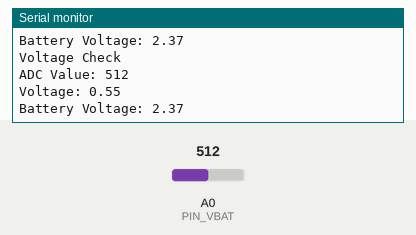
Bench run of a sketch on a simulated Arduino Uno, built with avr-gcc and run on an emulated ATmega328P. Parts: the last lines printed to the serial monitor. Inputs (shaded band) come from the test bench; at power-on: A0 (PIN_VBAT) = 512.

Above: at 2.8 s.
2.9 s: A0 (PIN_VBAT) set to 716
At 5.2 s:
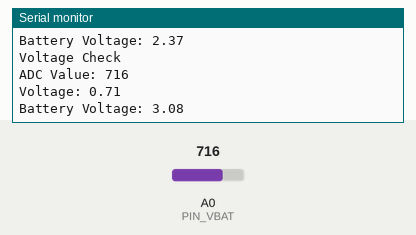
5.6 s: A0 (PIN_VBAT) set to 900
At 7.0 s:
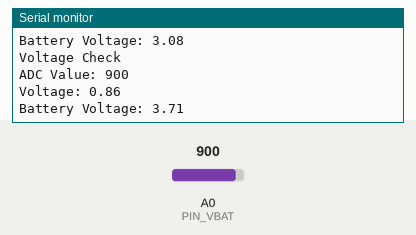
Timing chart, 0 to 8.6 s (numbered marks = the images above; inputs shaded):
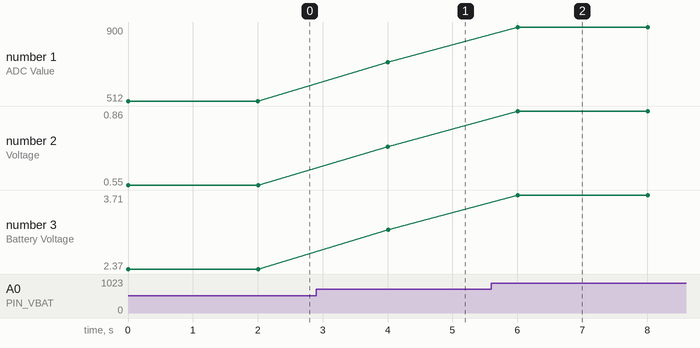

The sketch:

voltage_measurement.ino
```cpp
void check() {
    const int R1 = 120;
    const int R2 = 36;
    const int PIN_VBAT = A0;
    float volts = 0;
    int adc = analogRead(PIN_VBAT);

    if (adc > 3000) {
        volts = 0.0005 * adc + 1.0874;
    } else {
        volts = 0.0008 * adc + 0.1372;
    }

    float battery_voltage = volts * (R1 + R2) / R2;

    Serial.println("Voltage Check");
    Serial.print("ADC Value: "); Serial.println(adc);
    Serial.print("Voltage: "); Serial.println(volts);
    Serial.print("Battery Voltage: "); Serial.println(battery_voltage);
    Serial.println(); // Adds a blank line for better readability
}

void setup() {
    Serial.begin(115200);
    Serial.println("Starting...");
}

void loop() {
    check();
    delay(2000);
}
```

Measured:
- after the input at 2.9 s, the serial monitor: prints a new line after 1.1 s (image 1)
- after the input at 5.6 s, the serial monitor: prints a new line after 0.41 s (image 2)
- plotted number 1: 512 → 716 after the input at 2.9 s, 716 → 900 after the input at 5.6 s
- plotted number 2: 0.55 → 0.71 after the input at 2.9 s, 0.71 → 0.86 after the input at 5.6 s
- plotted number 3: 2.37 → 3.08 after the input at 2.9 s, 3.08 → 3.71 after the input at 5.6 s
